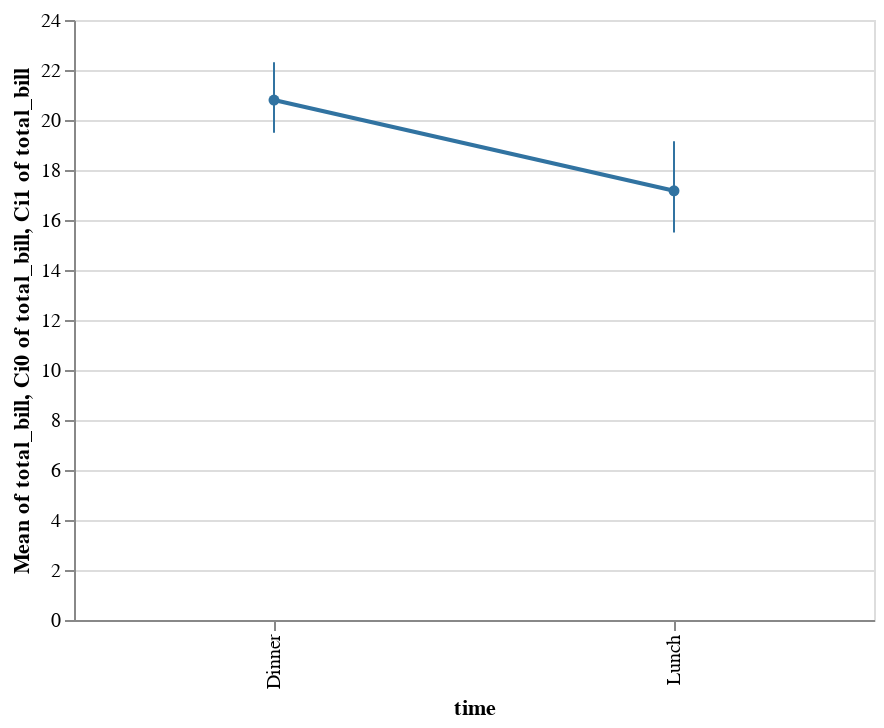

The notebook cell saved with this chart:
### Code cell
display(salt.pointplot(x="time", y="total_bill", data=tips))
ax = sns.pointplot(x="time", y="total_bill", data=tips)

### Figure 1 — Vega-Lite specification as saved in the notebook (floating-point values rounded to 4 significant figures; data arrays with more than 128 entries replaced by an {"elided": "..."} marker saying what was removed)
{"$schema": "https://vega.github.io/schema/vega-lite/v2.4.1.json", "config": {"range": {"category": ["rgba(49,115,161,1)", "rgba(224,128,44,1)", "rgba(58,145,58,1)", "rgba(192,60,61,1)", "rgba(147,113,178,1)", "rgba(131,91,83,1)", "rgba(213,132,188,1)", "rgba(127,127,127,1)", "rgba(168,169,53,1)", "rgba(45,171,184,1)"]}, "view": {"height": 300, "width": 400}}, "data": {"values": {"elided": "244 records"}}, "layer": [{"encoding": {"color": {"field": "___", "legend": null, "type": "nominal"}, "x": {"field": "time", "type": "nominal"}, "y": {"aggregate": "mean", "field": "total_bill", "type": "quantitative"}}, "mark": "circle"}, {"encoding": {"color": {"field": "___", "legend": null, "type": "nominal"}, "x": {"field": "time", "type": "nominal"}, "y": {"aggregate": "mean", "field": "total_bill", "type": "quantitative"}}, "mark": "line"}, {"encoding": {"color": {"field": "___", "legend": null, "type": "nominal"}, "x": {"field": "time", "type": "nominal"}, "y": {"aggregate": "ci0", "field": "total_bill", "type": "quantitative"}, "y2": {"aggregate": "ci1", "field": "total_bill", "type": "quantitative"}}, "mark": "rule"}]}
